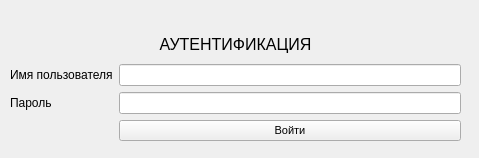
<?xml version="1.0" encoding="UTF-8"?>
<ui version="4.0">
 <class>Authentication</class>
 <widget class="QWidget" name="Authentication">
  <property name="geometry">
   <rect>
    <x>0</x>
    <y>0</y>
    <width>479</width>
    <height>158</height>
   </rect>
  </property>
  <property name="font">
   <font>
    <pointsize>7</pointsize>
   </font>
  </property>
  <property name="windowTitle">
   <string>Form</string>
  </property>
  <widget class="QWidget" name="">
   <property name="geometry">
    <rect>
     <x>10</x>
     <y>10</y>
     <width>451</width>
     <height>131</height>
    </rect>
   </property>
   <layout class="QGridLayout" name="gridLayout">
    <item row="2" column="1">
     <widget class="QLineEdit" name="lineUserName"/>
    </item>
    <item row="0" column="1">
     <spacer name="horizontalSpacer">
      <property name="orientation">
       <enum>Qt::Horizontal</enum>
      </property>
      <property name="sizeHint" stdset="0">
       <size>
        <width>40</width>
        <height>20</height>
       </size>
      </property>
     </spacer>
    </item>
    <item row="3" column="0">
     <widget class="QLabel" name="label_user_password">
      <property name="font">
       <font>
        <pointsize>9</pointsize>
       </font>
      </property>
      <property name="text">
       <string>Пароль</string>
      </property>
     </widget>
    </item>
    <item row="3" column="1">
     <widget class="QLineEdit" name="lineUserPassword"/>
    </item>
    <item row="2" column="0">
     <widget class="QLabel" name="label_user_name">
      <property name="font">
       <font>
        <pointsize>9</pointsize>
       </font>
      </property>
      <property name="text">
       <string>Имя пользователя</string>
      </property>
     </widget>
    </item>
    <item row="1" column="0" colspan="2">
     <widget class="QLabel" name="labelAuthentication">
      <property name="font">
       <font>
        <pointsize>12</pointsize>
       </font>
      </property>
      <property name="text">
       <string>АУТЕНТИФИКАЦИЯ</string>
      </property>
      <property name="alignment">
       <set>Qt::AlignCenter</set>
      </property>
     </widget>
    </item>
    <item row="4" column="1">
     <widget class="QPushButton" name="btnEnterVerify">
      <property name="font">
       <font>
        <pointsize>8</pointsize>
       </font>
      </property>
      <property name="text">
       <string>Войти</string>
      </property>
     </widget>
    </item>
   </layout>
  </widget>
 </widget>
 <resources/>
 <connections/>
</ui>
